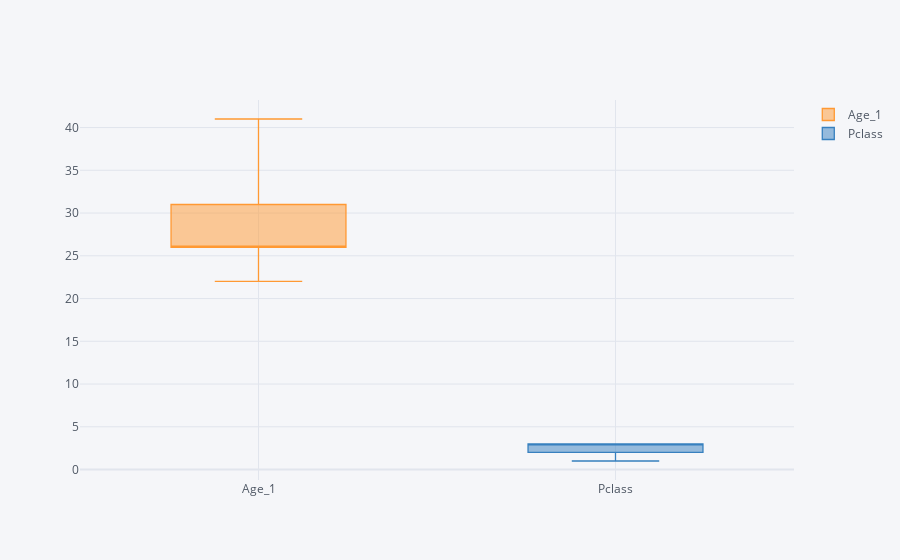

Notebook code cell kept with this figure:
### Code cell
train[["Age_1","Pclass"]].iplot(kind="box", x= "Pclass", y= "Age")

### Figure 1 — Plotly figure (JSON) as saved in the notebook; plotly's stock layout.template omitted (floating-point values rounded to 4 significant figures; data arrays with more than 128 entries replaced by an {"elided": "..."} marker saying what was removed)
{"data": [{"boxpoints": false, "line": {"width": 1.3}, "marker": {"color": "rgba(255, 153, 51, 1.0)"}, "name": "Age_1", "orientation": "v", "type": "box", "y": {"elided": "891 int values"}}, {"boxpoints": false, "line": {"width": 1.3}, "marker": {"color": "rgba(55, 128, 191, 1.0)"}, "name": "Pclass", "orientation": "v", "type": "box", "y": {"elided": "891 int values"}}], "layout": {"legend": {"bgcolor": "#F5F6F9", "font": {"color": "#4D5663"}}, "paper_bgcolor": "#F5F6F9", "plot_bgcolor": "#F5F6F9", "title": {"font": {"color": "#4D5663"}}, "xaxis": {"gridcolor": "#E1E5ED", "showgrid": true, "tickfont": {"color": "#4D5663"}, "title": {"font": {"color": "#4D5663"}, "text": ""}, "zerolinecolor": "#E1E5ED"}, "yaxis": {"gridcolor": "#E1E5ED", "showgrid": true, "tickfont": {"color": "#4D5663"}, "title": {"font": {"color": "#4D5663"}, "text": ""}, "zerolinecolor": "#E1E5ED"}}}
